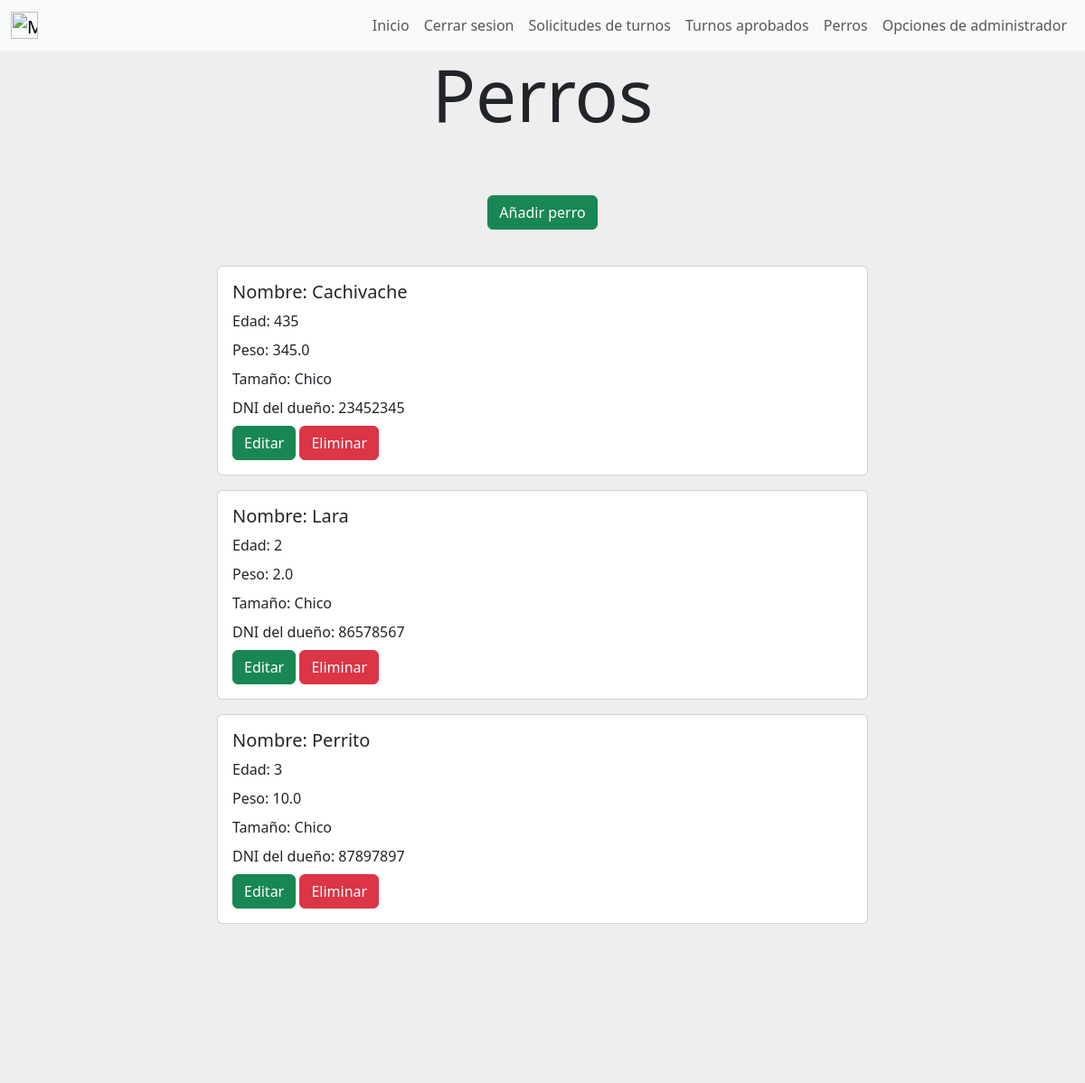
/perros (signed in), run on an earlier commit of the app's database.
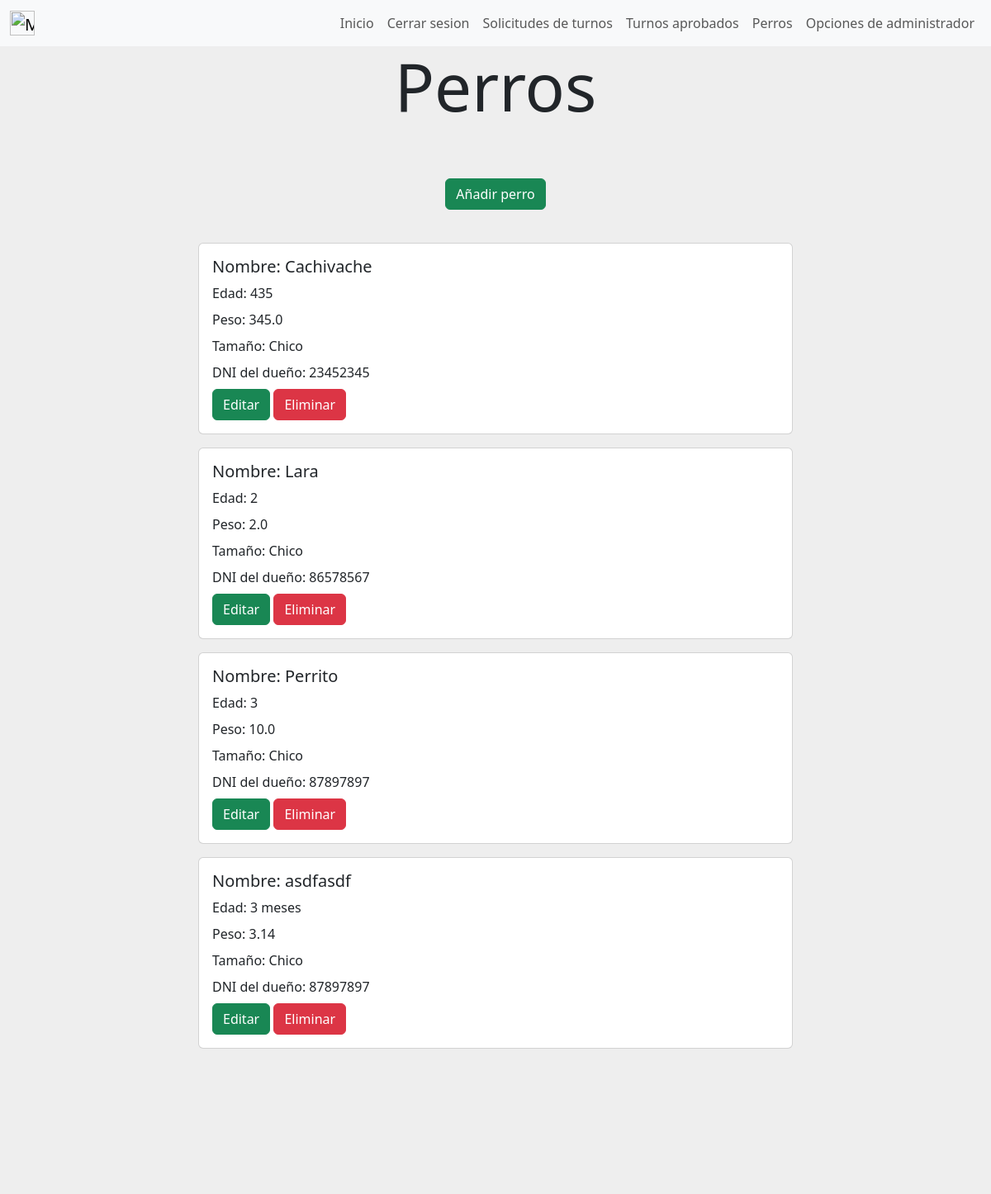
And on a later commit of the database.
### gestion_de_mascotas/models.py (models this page shows, shortened)
class Perro(models.Model):
    nombre = models.CharField(verbose_name="Nombre",max_length=30)
    edad = models.CharField(verbose_name="Edad", max_length=100)
    peso = models.FloatField(verbose_name="Peso")
    size = models.CharField(verbose_name="Tamaño", max_length=50)
    dni_owner = models.CharField(max_length=8, verbose_name="Dni del dueño")
    class Meta:
        unique_together = (('nombre', 'dni_owner'))
        verbose_name='perro'
        verbose_name_plural='perros'

### gestion_de_mascotas/views.py (the view)
# urls.py: path('perros',views.perros, name= "perros"),
def perros (request) :
    perros=Perro.objects.all()
    return render(request,"gestion_de_mascotas/perros.html",{"perros":perros})

### gestion_de_mascotas/templates/gestion_de_mascotas/perros.html (shortened to what this page needs)
{% extends "gestion_de_usuarios/base.html" %}
{% block content %}
{% if user.is_superuser %}
<div style="background-color:#eee;height: 20%;text-align: center;">
    <h1 class="display-1">Perros</h1>
</div>
<div style="background-color: #eee;background-position: center;background-size: cover; align-items: center;justify-content: center;display: flex;">
    <a class="btn btn-success" href="{% url 'cargar_perro' %}" style="color:white;">Añadir perro</a>
</div>
<div style="background-color:#eee;height: 5%;text-align: center;">
</div>
{% if perros.count == 0 %}
<div style="background-color: #eee;background-position: center;background-size: cover; align-items: center;justify-content: center;display: flex;">
    <div class="card mb-3 element-home-color" style="width: 60%;">
        <div class="row g-0">
            <div class="card">
                <div class="card-body">
                    Aún no hay ningún perro agregado.
                </div>
            </div>
        </div>
    </div>
</div>
{% else %}
        {% for perro in perros %}
        <div style="background-color: #eee;background-position: center;background-size: cover; align-items: center;justify-content: center;display: flex;">
            <div class="card mb-3 element-home-color" style="width: 60%;">
                <div class="row g-0">
                <div class="col-md-8">
                    <div class="card-body">
                    <h5 class="card-title">Nombre: {{perro.nombre}}</h5>
                    <p class="card-title">Edad: {{perro.edad}}</p>
                    <p class="card-title">Peso: {{perro.peso}}</p>
                    <p class="card-title">Tamaño: {{perro.size}}</p>
                    <p class="card-title">DNI del dueño: {{perro.dni_owner}}</p>
                    <a class="btn btn-success" href="{% url 'editar_perro' perro.id %}" style="color:white;">Editar</a>
                    <a href ="#" class="btn btn-danger" onclick="delete_perro({{perro.id}})" style="color:white;">Eliminar</a>
                    </div>
                </div>
                </div>
            </div>
        </div>
        {% endfor %}
<div style="background-color:#eee;height: 20%;">
</div>
{% endif %}
{% else %}
    <img src="https://st.depositphotos.com/31068556/51146/v/600/depositphotos_511461970-stock-illustration-concept-design-of-an-empty.jpg" class="img-fluid rounded-start" alt="..." style="border-radius: 4px;">
{% endif %}
{% endblock %}

What changed in the data, as far as the page shows it:
added Perro: nombre "asdfasdf", edad "3 meses", peso "3.14", size "Chico", dni_owner "87897897"
